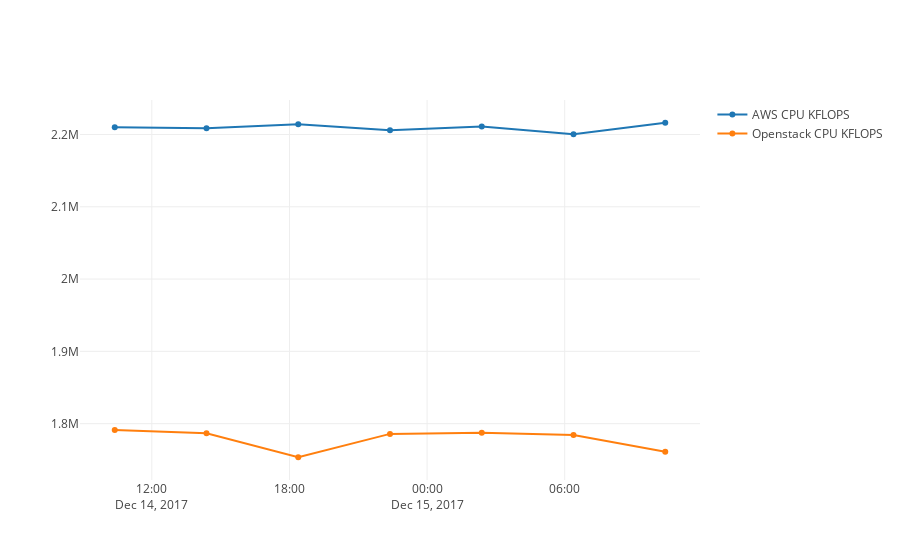

Notebook code cell kept with this figure:
### Code cell
iplot(cpu)

### Figure 1 — Plotly figure (JSON) as saved in the notebook; plotly's stock layout.template omitted (floating-point values rounded to 4 significant figures)
{"data": [{"name": "AWS CPU KFLOPS", "type": "scatter", "x": ["2017-12-14T10:23:00", "2017-12-14T14:23:00", "2017-12-14T18:23:00", "2017-12-14T22:23:00", "2017-12-15T02:23:00", "2017-12-15T06:23:00", "2017-12-15T10:23:00"], "y": [2210000.0, 2209000.0, 2214000.0, 2206000.0, 2211000.0, 2200000.0, 2216000.0]}, {"name": "Openstack CPU KFLOPS", "type": "scatter", "x": ["2017-12-14T10:23:00", "2017-12-14T14:23:00", "2017-12-14T18:23:00", "2017-12-14T22:23:00", "2017-12-15T02:23:00", "2017-12-15T06:23:00", "2017-12-15T10:23:00"], "y": [1791000.0, 1787000.0, 1754000.0, 1786000.0, 1787000.0, 1784000.0, 1761000.0]}], "layout": {}}
